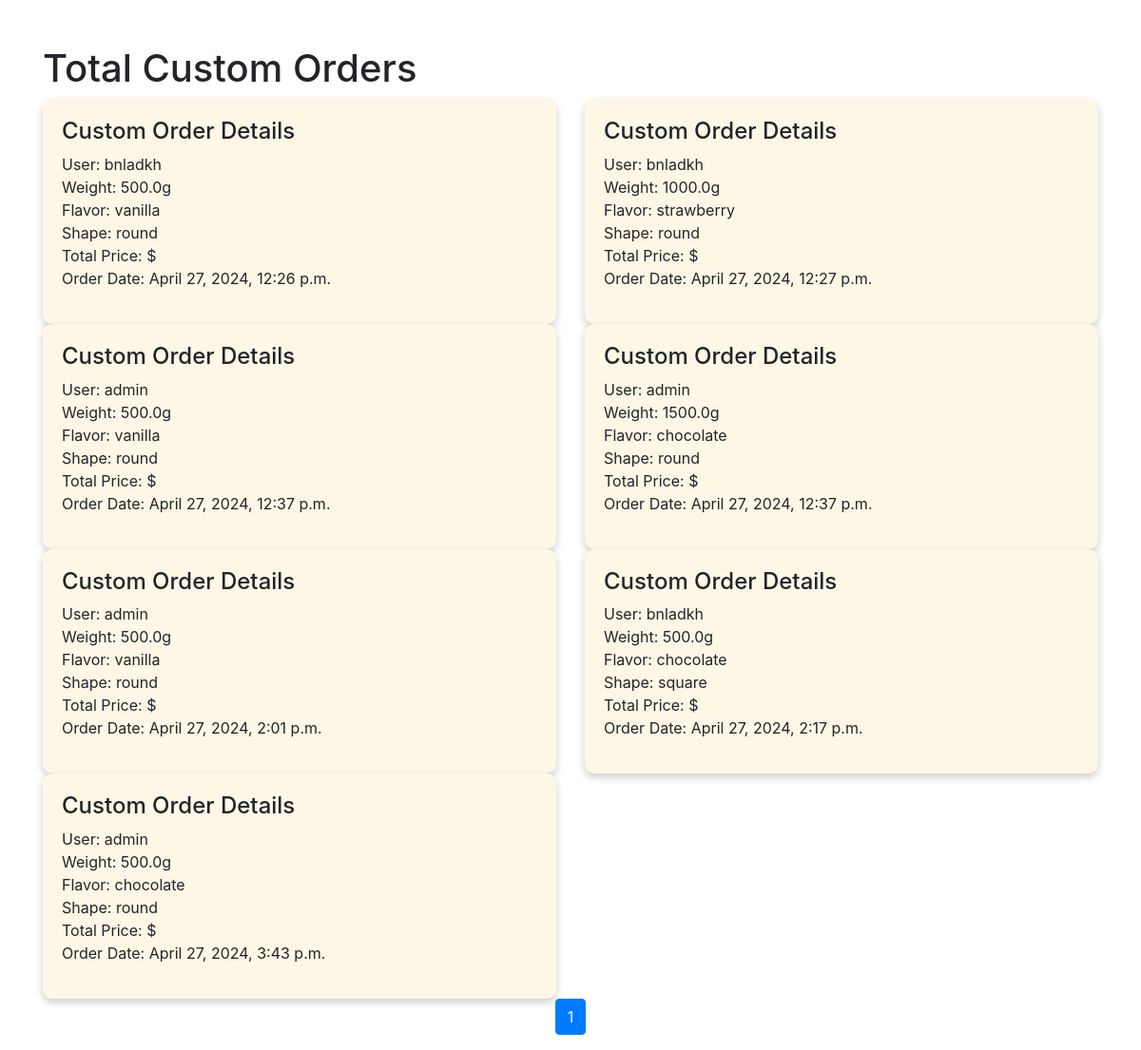
Screenshot of /custom-orders/ (signed in) with the database file from the repository.
### bakery_app/models.py (models this page shows, shortened)
class CustomBakeryOrder(models.Model):
    user = models.ForeignKey(User, on_delete=models.CASCADE)  # User who placed the order
    weight = models.FloatField()  # Weight in grams
    flavor = models.CharField(max_length=50)  # Flavor of the bakery item
    shape = models.CharField(max_length=50)  # Shape of the bakery item
    order_date = models.DateTimeField(auto_now_add=True)  # When the order was placed
    delivery_date = models.DateField(null=True, blank=True)  # Optional delivery date
    payment_status = models.CharField(max_length=10, choices=[('paid', 'Paid'), ('pending', 'Pending')], default='pending')
    delivery_status = models.CharField(max_length=10, choices=[('shipped', 'Shipped'), ('pending', 'Pending')], default='pending')
    total_price = models.DecimalField(max_digits=6, decimal_places=2)  # Total price
    quantity = models.IntegerField(default=1)

### bakery_app/views.py (the view)
# urls.py: path('custom-orders/', views.custom_orders, name='custom_orders'),  # View for custom orders
@user_passes_test(is_admin)  # Ensure only admin users can access this view
def custom_orders(request):
    custom_orders = CustomBakeryOrder.objects.all()
    paginator = Paginator(custom_orders, 10)  # Pagination for 10 orders per page
    page_number = request.GET.get('page')  # Get the current page
    page_obj = paginator.get_page(page_number)  # Get the correct page object
    return render(request, 'custom_orders.html', {'page_obj': page_obj})  # Render the custom orders page

### bakery_app/views.py (called while the page is built)
def is_admin(user):
    return user.is_staff  # Change this as needed to suit your admin check

### bakery_app/templates/custom_orders.html (shortened to what this page needs)
<!DOCTYPE html>
<html lang="en">
<head>
    <link rel="stylesheet" href="https://stackpath.bootstrapcdn.com/bootstrap/4.5.2/css/bootstrap.min.css">
</head>
<body>
    <div class="container mt-5">
        <h1>Total Custom Orders</h1>
        <div class="row">
            {% for order in page_obj %}
            <div class="col-md-6">
                <div class="order-card">
                    <h4>Custom Order Details</h4>
                    <p>
                        User: {{ order.user.username }} <br>
                        Weight: {{ order.weight }}g <br>
                        Flavor: {{ order.flavor }} <br>
                        Shape: {{ order.shape }} <br>
                        Total Price: ${{ order.price }} <br>
                        Order Date: {{ order.order_date }} <br>
                    </p>
                </div>
            </div>
            {% endfor %}
        </div>
        <nav aria-label="Page navigation">
            <ul class="pagination justify-content-center">
                {% for num in page_obj.paginator.page_range %}
                <li class="page-item {% if num == page_obj.number %}active{% endif %}">
                    <a class="page-link" href="?page={{ num }}">{{ num }}</a>
                </li>
                {% endfor %}
            </ul>
        </nav>
    </div>
</body>
</html>

### bakery_app/templates/custom_orders.html (style rules this page uses)
.order-card { background-color: #fff7e6; padding: 20px; border-radius: 10px; box-shadow: 0 4px 8px 0 rgba(0,0,0,0.2); }

### rows the page displays
CustomBakeryOrder: user.username "bnladkh", weight "500.0", flavor "vanilla", shape "round", order_date "April 27, 2024, 12:26 p.m."
CustomBakeryOrder: user.username "bnladkh", weight "1000.0", flavor "strawberry", shape "round", order_date "April 27, 2024, 12:27 p.m."
CustomBakeryOrder: user.username "admin", weight "500.0", flavor "vanilla", shape "round", order_date "April 27, 2024, 12:37 p.m."
CustomBakeryOrder: user.username "admin", weight "1500.0", flavor "chocolate", shape "round", order_date "April 27, 2024, 12:37 p.m."
CustomBakeryOrder: user.username "admin", weight "500.0", flavor "vanilla", shape "round", order_date "April 27, 2024, 2:01 p.m."
CustomBakeryOrder: user.username "bnladkh", weight "500.0", flavor "chocolate", shape "square", order_date "April 27, 2024, 2:17 p.m."
CustomBakeryOrder: user.username "admin", weight "500.0", flavor "chocolate", shape "round", order_date "April 27, 2024, 3:43 p.m."

### other values shown
{{ num }} "1"
